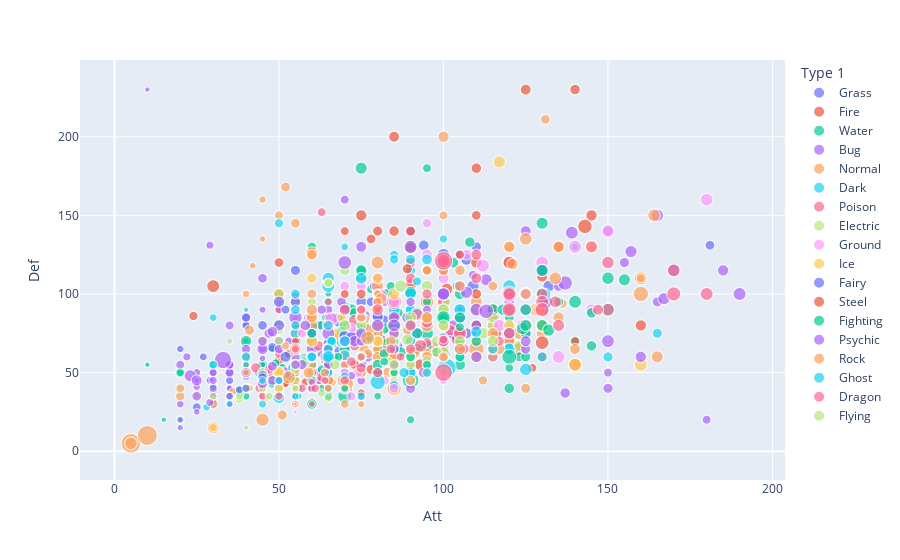

The notebook cell saved with this chart:
### Markdown cell above
Este gráfico, que nos permite entender a correlação entre variáveis (até 3, se considerarmos o tamanho), também pode ser criado de forma bem simples. Lembrando que também temos um caso especial de gráfico de dispersão, que é o Quadrante Mágico do Gartner. Este será visto quando falarmos sobre configuração dos gráficos do Plotly.

### Code cell
fig = px.scatter(pokemons, x="Att", y="Def", color="Type 1",
                 size='HP')
fig.show()

### Figure 1 — Plotly figure (JSON) as saved in the notebook; plotly's stock layout.template omitted (floating-point values rounded to 4 significant figures; data arrays with more than 128 entries replaced by an {"elided": "..."} marker saying what was removed)
{"data": [{"hovertemplate": "Type 1=Grass<br>Att=%{x}<br>Def=%{y}<br>HP=%{marker.size}<extra></extra>", "legendgroup": "Grass", "marker": {"color": "#636efa", "size": [45, 60, 80, 80, 45, 60, 75, 50, 65, 80, 60, 95, 95, 65, 45, 60, 80, 75, 35, 55, 75, 30, 75, 40, 50, 70, 70, 40, 70, 90, 60, 60, 50, 50, 70, 99, 55, 75, 95, 40, 60, 45, 70, 74, 60, 90, 90, 100, 65, 100, 100, 45, 60, 75, 50, 75, 40, 60, 45, 70, 75, 69, 114, 44, 74, 91, 56, 61, 88, 66, 123, 68, 78, 78, 40, 70, 40, 60, 42, 52, 72, 70, 59, 50, 70, 100, 40, 60, 40, 70, 110], "sizemode": "area", "sizeref": 0.6375, "symbol": "circle"}, "mode": "markers", "name": "Grass", "showlegend": true, "type": "scattergl", "x": [49, 62, 82, 100, 50, 65, 80, 75, 90, 105, 40, 95, 105, 55, 49, 62, 82, 80, 35, 45, 55, 30, 75, 45, 65, 85, 110, 40, 70, 100, 40, 130, 60, 85, 115, 68, 68, 89, 109, 30, 70, 35, 60, 100, 62, 92, 132, 100, 110, 100, 103, 45, 60, 75, 53, 98, 27, 67, 35, 60, 86, 55, 85, 50, 94, 90, 61, 78, 107, 65, 100, 55, 75, 107, 55, 105, 35, 45, 30, 40, 120, 130, 181, 65, 85, 125, 40, 50, 40, 110, 85], "xaxis": "x", "y": [49, 63, 83, 123, 55, 70, 85, 35, 50, 65, 80, 85, 85, 115, 65, 80, 100, 95, 40, 50, 70, 30, 55, 35, 45, 65, 75, 50, 40, 60, 60, 80, 45, 40, 60, 83, 64, 85, 105, 35, 65, 45, 70, 72, 50, 75, 105, 125, 130, 100, 75, 55, 75, 95, 48, 63, 60, 85, 50, 75, 67, 45, 70, 91, 131, 72, 65, 95, 122, 48, 62, 55, 75, 75, 35, 90, 55, 80, 38, 48, 98, 115, 131, 50, 70, 90, 60, 90, 80, 80, 80], "yaxis": "y"}, {"hovertemplate": "Type 1=Fire<br>Att=%{x}<br>Def=%{y}<br>HP=%{marker.size}<extra></extra>", "legendgroup": "Fire", "marker": {"color": "#EF553B", "size": [39, 58, 78, 78, 78, 38, 73, 55, 90, 50, 65, 60, 65, 65, 90, 39, 58, 78, 40, 60, 45, 115, 106, 45, 60, 80, 80, 60, 70, 70, 70, 44, 64, 76, 75, 91, 65, 90, 110, 50, 75, 70, 105, 105, 85, 40, 59, 75, 62, 78, 62, 86, 80, 45, 65, 95, 75, 60, 53, 50, 65, 80, 50, 100], "sizemode": "area", "sizeref": 0.6375, "symbol": "circle"}, "mode": "markers", "name": "Fire", "showlegend": true, "type": "scattergl", "x": [52, 64, 84, 104, 130, 41, 76, 70, 110, 85, 100, 80, 95, 130, 100, 52, 64, 84, 40, 50, 75, 115, 130, 60, 85, 120, 160, 60, 100, 120, 85, 58, 78, 104, 95, 90, 63, 93, 123, 53, 98, 90, 140, 30, 97, 45, 59, 69, 73, 81, 50, 68, 110, 65, 85, 115, 70, 78, 127, 71, 86, 116, 65, 115], "xaxis": "x", "y": [43, 58, 78, 78, 111, 40, 75, 45, 80, 55, 70, 110, 57, 60, 90, 43, 58, 78, 40, 120, 37, 85, 90, 40, 60, 70, 80, 40, 70, 100, 140, 44, 52, 71, 67, 106, 45, 55, 65, 48, 63, 45, 55, 105, 66, 40, 58, 72, 55, 71, 58, 72, 120, 40, 50, 90, 70, 135, 53, 40, 60, 75, 45, 65], "yaxis": "y"}, {"hovertemplate": "Type 1=Water<br>Att=%{x}<br>Def=%{y}<br>HP=%{marker.size}<extra></extra>", "legendgroup": "Water", "marker": {"color": "#00cc96", "size": {"elided": "131 int values"}, "sizemode": "area", "sizeref": 0.6375, "symbol": "circle"}, "mode": "markers", "name": "Water", "showlegend": true, "type": "scattergl", "x": {"elided": "131 int values"}, "xaxis": "x", "y": {"elided": "131 int values"}, "yaxis": "y"}, {"hovertemplate": "Type 1=Bug<br>Att=%{x}<br>Def=%{y}<br>HP=%{marker.size}<extra></extra>", "legendgroup": "Bug", "marker": {"color": "#ab63fa", "size": [45, 50, 60, 40, 45, 65, 65, 35, 60, 60, 70, 70, 65, 65, 40, 55, 40, 70, 65, 50, 75, 70, 70, 20, 80, 80, 45, 50, 60, 50, 60, 40, 70, 31, 61, 1, 65, 65, 37, 77, 40, 60, 60, 60, 70, 30, 70, 86, 45, 55, 75, 30, 40, 60, 50, 70, 50, 70, 50, 70, 50, 80, 58, 55, 85, 71, 38, 45, 80, 47, 57, 77, 40, 60, 25, 75, 107, 71, 25, 50, 60], "sizemode": "area", "sizeref": 0.6375, "symbol": "circle"}, "mode": "markers", "name": "Bug", "showlegend": true, "type": "scattergl", "x": [30, 20, 45, 35, 25, 90, 150, 70, 95, 55, 65, 110, 125, 155, 20, 35, 60, 90, 65, 65, 90, 130, 150, 10, 125, 185, 45, 35, 70, 35, 50, 30, 60, 45, 90, 90, 73, 47, 25, 85, 29, 59, 79, 69, 94, 30, 80, 76, 53, 63, 103, 45, 55, 100, 65, 105, 75, 135, 47, 77, 40, 70, 109, 85, 60, 120, 35, 22, 52, 62, 82, 70, 45, 55, 35, 125, 139, 137, 20, 35, 45], "xaxis": "x", "y": [35, 55, 50, 30, 50, 40, 40, 55, 80, 50, 60, 80, 100, 120, 30, 50, 40, 70, 45, 90, 140, 100, 140, 230, 75, 115, 35, 55, 50, 55, 70, 32, 62, 90, 45, 45, 75, 75, 41, 51, 45, 85, 105, 95, 50, 42, 102, 86, 70, 90, 80, 59, 99, 89, 85, 125, 45, 105, 50, 60, 85, 40, 112, 55, 65, 95, 40, 60, 50, 45, 95, 90, 40, 60, 40, 140, 139, 37, 20, 80, 110], "yaxis": "y"}, {"hovertemplate": "Type 1=Normal<br>Att=%{x}<br>Def=%{y}<br>HP=%{marker.size}<extra></extra>", "legendgroup": "Normal", "marker": {"color": "#FFA15A", "size": [40, 63, 83, 83, 30, 55, 40, 65, 115, 140, 40, 65, 52, 35, 60, 90, 250, 105, 105, 75, 48, 55, 65, 160, 35, 85, 60, 100, 90, 55, 70, 100, 60, 90, 85, 73, 55, 95, 255, 38, 78, 40, 60, 60, 80, 150, 64, 84, 104, 50, 50, 70, 60, 45, 73, 70, 60, 40, 55, 85, 59, 79, 75, 55, 65, 65, 49, 71, 100, 76, 135, 110, 85, 110, 120, 45, 60, 45, 65, 85, 50, 62, 80, 103, 103, 55, 75, 60, 80, 95, 70, 100, 100, 100, 38, 85, 45, 75, 35, 55, 80, 48, 88, 70, 120, 90, 95, 95, 65, 78, 70, 120, 42, 72], "sizemode": "area", "sizeref": 0.6375, "symbol": "circle"}, "mode": "markers", "name": "Normal", "showlegend": true, "type": "scattergl", "x": [45, 60, 80, 80, 56, 81, 60, 90, 45, 70, 45, 70, 90, 85, 110, 55, 5, 95, 125, 100, 48, 55, 60, 110, 46, 76, 30, 50, 30, 70, 80, 70, 80, 130, 80, 95, 20, 80, 10, 30, 70, 55, 85, 60, 80, 160, 51, 71, 91, 20, 45, 65, 60, 40, 115, 70, 90, 55, 75, 120, 45, 85, 100, 66, 76, 136, 55, 82, 5, 65, 85, 85, 80, 160, 120, 55, 85, 60, 80, 110, 55, 77, 115, 60, 60, 50, 95, 60, 100, 110, 83, 123, 77, 128, 36, 56, 50, 80, 75, 85, 120, 70, 110, 75, 125, 60, 95, 95, 115, 60, 55, 95, 40, 80], "xaxis": "x", "y": [40, 55, 75, 80, 35, 60, 30, 65, 20, 45, 35, 60, 55, 45, 70, 75, 5, 80, 100, 95, 48, 50, 70, 65, 34, 64, 30, 50, 15, 55, 65, 70, 50, 75, 90, 62, 35, 105, 10, 41, 61, 30, 60, 60, 80, 100, 23, 43, 63, 40, 45, 65, 60, 60, 60, 70, 70, 30, 50, 70, 40, 60, 66, 44, 84, 94, 42, 64, 5, 45, 40, 95, 70, 110, 120, 39, 69, 45, 65, 90, 50, 62, 80, 86, 126, 40, 60, 50, 70, 95, 50, 75, 77, 90, 38, 77, 43, 60, 30, 50, 75, 30, 60, 50, 80, 80, 95, 95, 65, 85, 55, 95, 55, 100], "yaxis": "y"}, {"hovertemplate": "Type 1=Dark<br>Att=%{x}<br>Def=%{y}<br>HP=%{marker.size}<extra></extra>", "legendgroup": "Dark", "marker": {"color": "#19d3f3", "size": [30, 75, 40, 65, 90, 95, 60, 55, 45, 75, 75, 35, 70, 38, 78, 50, 50, 65, 65, 100, 70, 70, 41, 64, 50, 65, 40, 60, 45, 65, 70, 110, 52, 72, 92, 53, 86, 126, 223, 40, 70, 45, 65, 95, 93, 105], "sizemode": "area", "sizeref": 0.6375, "symbol": "circle"}, "mode": "markers", "name": "Dark", "showlegend": true, "type": "scattergl", "x": [56, 71, 35, 60, 85, 65, 85, 95, 60, 90, 90, 55, 90, 30, 70, 75, 85, 130, 150, 125, 120, 90, 50, 88, 75, 90, 65, 105, 85, 125, 55, 65, 65, 85, 105, 54, 92, 131, 101, 28, 58, 45, 60, 120, 90, 120], "xaxis": "x", "y": [35, 70, 35, 60, 90, 110, 42, 55, 30, 50, 90, 35, 70, 41, 61, 75, 125, 60, 60, 52, 65, 90, 37, 50, 70, 115, 40, 60, 70, 100, 75, 105, 50, 70, 90, 53, 88, 95, 53, 28, 58, 30, 45, 65, 101, 105], "yaxis": "y"}, {"hovertemplate": "Type 1=Poison<br>Att=%{x}<br>Def=%{y}<br>HP=%{marker.size}<extra></extra>", "legendgroup": "Poison", "marker": {"color": "#FF6692", "size": [35, 60, 55, 70, 90, 46, 61, 81, 40, 75, 95, 80, 80, 105, 105, 40, 65, 65, 85, 95, 70, 100, 73, 63, 103, 40, 70, 48, 83, 50, 80, 50, 65, 50, 50, 48, 68, 67, 73, 140], "sizemode": "area", "sizeref": 0.6375, "symbol": "circle"}, "mode": "markers", "name": "Poison", "showlegend": true, "type": "scattergl", "x": [60, 95, 47, 62, 92, 57, 72, 102, 45, 80, 100, 80, 80, 105, 105, 65, 90, 90, 90, 65, 43, 73, 100, 63, 93, 50, 90, 61, 106, 50, 95, 60, 75, 53, 63, 44, 64, 73, 73, 85], "xaxis": "x", "y": [44, 69, 52, 67, 87, 40, 57, 77, 35, 70, 95, 50, 50, 75, 75, 95, 120, 120, 80, 80, 53, 83, 60, 47, 67, 90, 110, 40, 65, 62, 82, 60, 90, 62, 152, 40, 60, 67, 73, 95], "yaxis": "y"}, {"hovertemplate": "Type 1=Electric<br>Att=%{x}<br>Def=%{y}<br>HP=%{marker.size}<extra></extra>", "legendgroup": "Electric", "marker": {"color": "#B6E880", "size": [35, 60, 60, 25, 50, 40, 60, 65, 65, 90, 20, 55, 70, 90, 90, 45, 90, 40, 70, 70, 60, 60, 45, 60, 80, 60, 70, 75, 50, 50, 50, 50, 50, 50, 45, 75, 55, 35, 65, 85, 79, 79, 44, 62, 67, 75, 65, 70, 83, 88, 59, 69, 40, 75, 48, 58, 90, 90, 80], "sizemode": "area", "sizeref": 0.6375, "symbol": "circle"}, "mode": "markers", "name": "Electric", "showlegend": true, "type": "scattergl", "x": [55, 90, 85, 35, 60, 30, 50, 83, 65, 90, 40, 40, 55, 75, 95, 63, 85, 45, 75, 75, 50, 40, 65, 85, 120, 45, 70, 123, 50, 65, 65, 65, 65, 65, 60, 100, 75, 55, 85, 115, 115, 105, 38, 55, 58, 70, 98, 115, 89, 112, 45, 90, 38, 98, 101, 95, 100, 100, 100], "xaxis": "x", "y": [40, 55, 50, 70, 95, 50, 70, 57, 60, 85, 15, 40, 55, 85, 105, 37, 75, 40, 60, 80, 40, 50, 34, 49, 79, 70, 115, 67, 77, 107, 107, 107, 107, 107, 32, 63, 60, 40, 70, 80, 70, 70, 33, 52, 57, 70, 63, 85, 71, 75, 50, 60, 35, 70, 95, 58, 90, 90, 50], "yaxis": "y"}, {"hovertemplate": "Type 1=Ground<br>Att=%{x}<br>Def=%{y}<br>HP=%{marker.size}<extra></extra>", "legendgroup": "Ground", "marker": {"color": "#FF97FF", "size": [50, 75, 10, 10, 35, 35, 50, 60, 80, 105, 65, 90, 90, 45, 50, 80, 40, 60, 100, 100, 68, 108, 115, 75, 60, 110, 50, 60, 95, 38, 109, 109, 59, 89, 89, 89, 70, 100, 52, 72, 58], "sizemode": "area", "sizeref": 0.6375, "symbol": "circle"}, "mode": "markers", "name": "Ground", "showlegend": true, "type": "scattergl", "x": [75, 100, 55, 55, 100, 100, 50, 80, 85, 130, 75, 60, 120, 100, 70, 100, 40, 70, 150, 180, 72, 112, 140, 95, 85, 135, 72, 82, 117, 55, 66, 81, 74, 124, 125, 145, 100, 125, 57, 107, 95], "xaxis": "x", "y": [85, 110, 25, 30, 50, 60, 95, 110, 95, 120, 105, 60, 120, 45, 50, 80, 55, 105, 140, 160, 78, 118, 130, 125, 40, 60, 35, 45, 80, 85, 84, 99, 50, 80, 90, 90, 70, 100, 75, 125, 145], "yaxis": "y"}, {"hovertemplate": "Type 1=Ice<br>Att=%{x}<br>Def=%{y}<br>HP=%{marker.size}<extra></extra>", "legendgroup": "Ice", "marker": {"color": "#FECB52", "size": [50, 75, 38, 73, 50, 65, 90, 50, 100, 45, 45, 50, 80, 80, 70, 90, 110, 80, 65, 110, 70, 70, 105, 105, 36, 51, 71, 55, 95, 80, 55, 95, 80, 30, 70, 75, 75, 100], "sizemode": "area", "sizeref": 0.6375, "symbol": "circle"}, "mode": "markers", "name": "Ice", "showlegend": true, "type": "scattergl", "x": [75, 100, 41, 67, 65, 50, 85, 50, 100, 55, 30, 50, 80, 120, 40, 60, 80, 50, 60, 130, 80, 90, 140, 160, 50, 65, 95, 70, 130, 50, 69, 117, 85, 25, 65, 80, 80, 145], "xaxis": "x", "y": [90, 120, 40, 75, 65, 35, 100, 40, 80, 45, 15, 50, 80, 80, 50, 70, 90, 100, 110, 80, 70, 45, 55, 55, 50, 65, 85, 40, 80, 50, 85, 184, 75, 35, 60, 110, 70, 130], "yaxis": "y"}, {"hovertemplate": "Type 1=Fairy<br>Att=%{x}<br>Def=%{y}<br>HP=%{marker.size}<extra></extra>", "legendgroup": "Fairy", "marker": {"color": "#636efa", "size": [70, 95, 50, 35, 55, 60, 90, 85, 44, 54, 78, 78, 101, 62, 82, 95, 126, 51, 45, 65, 92, 92], "sizemode": "area", "sizeref": 0.6375, "symbol": "circle"}, "mode": "markers", "name": "Fairy", "showlegend": true, "type": "scattergl", "x": [45, 70, 25, 20, 40, 80, 120, 50, 38, 45, 65, 52, 72, 48, 80, 65, 131, 52, 40, 60, 130, 170], "xaxis": "x", "y": [48, 73, 28, 65, 85, 50, 75, 95, 39, 47, 68, 60, 72, 66, 86, 65, 95, 90, 40, 75, 115, 115], "yaxis": "y"}, {"hovertemplate": "Type 1=Steel<br>Att=%{x}<br>Def=%{y}<br>HP=%{marker.size}<extra></extra>", "legendgroup": "Steel", "marker": {"color": "#EF553B", "size": [50, 75, 75, 65, 50, 50, 50, 60, 70, 70, 40, 60, 80, 80, 80, 100, 57, 67, 100, 40, 60, 60, 91, 45, 59, 50, 50, 57, 97, 80, 46, 135, 70, 72, 122, 70], "sizemode": "area", "sizeref": 0.6375, "symbol": "circle"}, "mode": "markers", "name": "Steel", "showlegend": true, "type": "scattergl", "x": [65, 85, 125, 80, 85, 105, 70, 90, 110, 140, 55, 75, 135, 145, 75, 100, 24, 89, 120, 55, 80, 100, 90, 80, 110, 70, 140, 80, 101, 95, 65, 143, 110, 80, 130, 95], "xaxis": "x", "y": [55, 200, 230, 140, 85, 125, 100, 140, 180, 230, 80, 100, 130, 150, 150, 100, 86, 116, 120, 70, 95, 115, 129, 100, 150, 140, 70, 91, 103, 115, 65, 143, 100, 49, 69, 115], "yaxis": "y"}, {"hovertemplate": "Type 1=Fighting<br>Att=%{x}<br>Def=%{y}<br>HP=%{marker.size}<extra></extra>", "legendgroup": "Fighting", "marker": {"color": "#00cc96", "size": [40, 65, 70, 80, 90, 52, 50, 50, 90, 35, 50, 72, 144, 30, 60, 60, 40, 70, 70, 75, 85, 105, 120, 75, 45, 65, 67, 95, 78, 47, 97, 100, 90, 50, 80, 62, 65, 92, 92, 60, 100, 100], "sizemode": "area", "sizeref": 0.6375, "symbol": "circle"}, "mode": "markers", "name": "Fighting", "showlegend": true, "type": "scattergl", "x": [80, 105, 80, 100, 130, 95, 120, 105, 125, 35, 95, 60, 120, 40, 60, 100, 70, 110, 145, 80, 105, 140, 100, 125, 85, 125, 82, 124, 92, 82, 132, 120, 125, 68, 118, 135, 100, 130, 130, 90, 130, 130], "xaxis": "x", "y": [35, 60, 50, 70, 80, 55, 53, 79, 90, 35, 95, 30, 60, 55, 75, 85, 40, 70, 88, 55, 85, 95, 85, 75, 50, 60, 62, 78, 75, 57, 77, 90, 80, 60, 90, 95, 100, 115, 145, 60, 100, 100], "yaxis": "y"}, {"hovertemplate": "Type 1=Psychic<br>Att=%{x}<br>Def=%{y}<br>HP=%{marker.size}<extra></extra>", "legendgroup": "Psychic", "marker": {"color": "#ab63fa", "size": [25, 40, 55, 55, 50, 65, 90, 60, 85, 40, 90, 106, 106, 106, 100, 40, 65, 65, 48, 190, 106, 100, 28, 38, 68, 68, 60, 80, 75, 95, 50, 50, 50, 50, 45, 20, 68, 68, 75, 80, 75, 120, 100, 76, 116, 65, 67, 72, 45, 60, 70, 45, 65, 110, 55, 75, 62, 74, 80, 80, 75, 70, 43, 43, 137, 137, 97, 97, 97, 97, 42, 57, 57, 60, 100, 100, 100], "sizemode": "area", "sizeref": 0.6375, "symbol": "circle"}, "mode": "markers", "name": "Psychic", "showlegend": true, "type": "scattergl", "x": [20, 35, 50, 50, 85, 100, 65, 48, 73, 45, 85, 110, 150, 190, 100, 50, 75, 65, 72, 33, 90, 100, 25, 35, 65, 85, 25, 45, 50, 23, 150, 70, 180, 95, 30, 25, 125, 165, 75, 105, 125, 70, 100, 25, 55, 45, 57, 58, 30, 45, 55, 30, 40, 65, 55, 75, 48, 48, 110, 160, 70, 85, 29, 29, 137, 113, 107, 157, 113, 167, 30, 40, 90, 65, 80, 165, 85], "xaxis": "x", "y": [15, 30, 45, 65, 55, 70, 65, 45, 70, 65, 85, 90, 70, 100, 100, 45, 70, 60, 48, 58, 130, 100, 25, 35, 65, 65, 35, 65, 80, 48, 50, 160, 20, 90, 50, 45, 65, 95, 130, 105, 70, 120, 100, 45, 85, 43, 55, 80, 50, 70, 95, 40, 50, 75, 55, 75, 54, 76, 60, 60, 70, 75, 31, 131, 107, 89, 101, 127, 109, 97, 45, 65, 95, 55, 80, 150, 80], "yaxis": "y"}, {"hovertemplate": "Type 1=Rock<br>Att=%{x}<br>Def=%{y}<br>HP=%{marker.size}<extra></extra>", "legendgroup": "Rock", "marker": {"color": "#FFA15A", "size": [40, 40, 55, 55, 80, 80, 35, 35, 70, 30, 60, 80, 80, 70, 50, 70, 100, 100, 30, 90, 90, 66, 86, 45, 75, 80, 67, 97, 30, 60, 50, 60, 55, 70, 85, 55, 75, 91, 42, 72, 58, 82, 77, 123, 50, 50, 50, 45, 75, 85, 75, 60, 60, 109, 61, 30, 80, 110, 100], "sizemode": "area", "sizeref": 0.6375, "symbol": "circle"}, "mode": "markers", "name": "Rock", "showlegend": true, "type": "scattergl", "x": [80, 80, 95, 95, 120, 120, 45, 40, 60, 80, 115, 105, 135, 100, 64, 84, 134, 164, 45, 55, 95, 41, 81, 95, 125, 100, 125, 165, 42, 52, 80, 55, 75, 105, 135, 112, 140, 129, 52, 105, 89, 121, 59, 77, 50, 160, 100, 65, 115, 115, 117, 60, 100, 53, 131, 40, 60, 80, 125], "xaxis": "x", "y": [100, 100, 115, 115, 130, 130, 160, 100, 125, 90, 105, 65, 85, 115, 50, 70, 110, 150, 135, 65, 85, 77, 97, 50, 100, 200, 40, 60, 118, 168, 95, 145, 85, 105, 130, 45, 65, 90, 67, 115, 77, 119, 50, 72, 150, 110, 150, 40, 65, 75, 65, 100, 60, 47, 211, 50, 90, 120, 135], "yaxis": "y"}, {"hovertemplate": "Type 1=Ghost<br>Att=%{x}<br>Def=%{y}<br>HP=%{marker.size}<extra></extra>", "legendgroup": "Ghost", "marker": {"color": "#19d3f3", "size": [30, 45, 60, 60, 60, 60, 44, 64, 64, 20, 40, 90, 150, 60, 50, 45, 150, 38, 58, 50, 60, 60, 43, 85, 44, 49, 54, 59, 55, 65, 75, 85, 75, 55, 85, 55, 70, 40, 60, 60, 100], "sizemode": "area", "sizeref": 0.6375, "symbol": "circle"}, "mode": "markers", "name": "Ghost", "showlegend": true, "type": "scattergl", "x": [35, 50, 65, 65, 60, 55, 75, 115, 165, 40, 70, 50, 80, 60, 92, 100, 100, 30, 50, 30, 40, 55, 70, 110, 66, 66, 66, 66, 85, 90, 95, 100, 70, 55, 75, 90, 131, 45, 65, 95, 65], "xaxis": "x", "y": [30, 45, 60, 80, 60, 100, 35, 65, 75, 90, 130, 34, 44, 60, 108, 135, 120, 85, 145, 55, 60, 90, 48, 76, 70, 70, 70, 70, 122, 122, 122, 122, 70, 80, 110, 80, 100, 45, 65, 50, 60], "yaxis": "y"}, {"hovertemplate": "Type 1=Dragon<br>Att=%{x}<br>Def=%{y}<br>HP=%{marker.size}<extra></extra>", "legendgroup": "Dragon", "marker": {"color": "#FF6692", "size": [41, 61, 91, 75, 75, 45, 65, 95, 95, 80, 80, 80, 80, 105, 105, 58, 68, 108, 108, 150, 46, 66, 76, 77, 100, 100, 125, 125, 125, 45, 68, 90, 108, 54, 216, 45, 55, 75, 28, 68, 88, 200], "sizemode": "area", "sizeref": 0.6375, "symbol": "circle"}, "mode": "markers", "name": "Dragon", "showlegend": true, "type": "scattergl", "x": [64, 84, 134, 70, 110, 75, 95, 135, 145, 80, 100, 90, 130, 150, 180, 70, 90, 130, 170, 120, 87, 117, 147, 120, 120, 150, 130, 120, 170, 50, 75, 100, 100, 100, 100, 55, 75, 110, 60, 80, 120, 100], "xaxis": "x", "y": [45, 65, 95, 90, 110, 60, 100, 80, 130, 90, 120, 80, 100, 90, 100, 45, 65, 95, 115, 100, 60, 70, 90, 90, 100, 120, 90, 90, 100, 35, 53, 70, 121, 71, 121, 65, 90, 125, 30, 50, 75, 50], "yaxis": "y"}, {"hovertemplate": "Type 1=Flying<br>Att=%{x}<br>Def=%{y}<br>HP=%{marker.size}<extra></extra>", "legendgroup": "Flying", "marker": {"color": "#B6E880", "size": [79, 79, 40, 85, 38, 68, 98, 70], "sizemode": "area", "sizeref": 0.6375, "symbol": "circle"}, "mode": "markers", "name": "Flying", "showlegend": true, "type": "scattergl", "x": [115, 100, 30, 70, 47, 67, 87, 85], "xaxis": "x", "y": [70, 80, 35, 80, 35, 55, 105, 55], "yaxis": "y"}], "layout": {"legend": {"itemsizing": "constant", "title": {"text": "Type 1"}, "tracegroupgap": 0}, "margin": {"t": 60}, "xaxis": {"anchor": "y", "domain": [0, 1], "title": {"text": "Att"}}, "yaxis": {"anchor": "x", "domain": [0, 1], "title": {"text": "Def"}}}}
